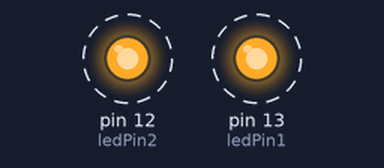
Bench run of a sketch on a simulated Arduino Uno, built with avr-gcc and run on an emulated ATmega328P. On the bench: output pins drawn as LEDs (lit = HIGH). Dashed ring = blinking.

Above: at 0.3 s.
Timing chart, 0 to 4.6 s (numbered marks = the images above):
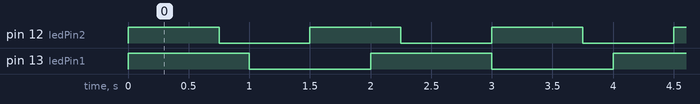

The sketch:

blink_leds.ino
```cpp
unsigned long initialTimeLED1 = 0;
unsigned long initialTimeLED2 = 0;

long intervalLED1 = 1000; // 1 second for SM1
long intervalLED2 = 750; // 0.75 seconds for SM2

const int ledPin1 = 13;
const int ledPin2 = 12;

int stateLED1 = HIGH;
int stateLED2 = HIGH;

// initialization
void setup() {
 pinMode (ledPin1, OUTPUT); // set the digitial Pin 6 as output
 pinMode (ledPin2, OUTPUT); // set the digitial Pin 7 as output
 initialTimeLED1 = millis();
 initialTimeLED2 = millis();
}

// run
void loop() {
  //State machine 1
  if ((millis() - initialTimeLED1) < intervalLED1)
  {
    digitalWrite(ledPin1, stateLED1);
  }
  else
  {
    stateLED1 = !stateLED1;
    initialTimeLED1 = millis();
  }
  //State machine 2
  if ((millis() - initialTimeLED2) < intervalLED2)
  {
    digitalWrite(ledPin2, stateLED2);
  }
  else
  {
    stateLED2 = !stateLED2;
    initialTimeLED2 = millis();
  }
}
```

Measured:
- by itself, pin 12 (ledPin2): alternates HIGH for 0.75 s and LOW for 0.75 s
- by itself, pin 13 (ledPin1): alternates HIGH for 1.0 s and LOW for 1.0 s
